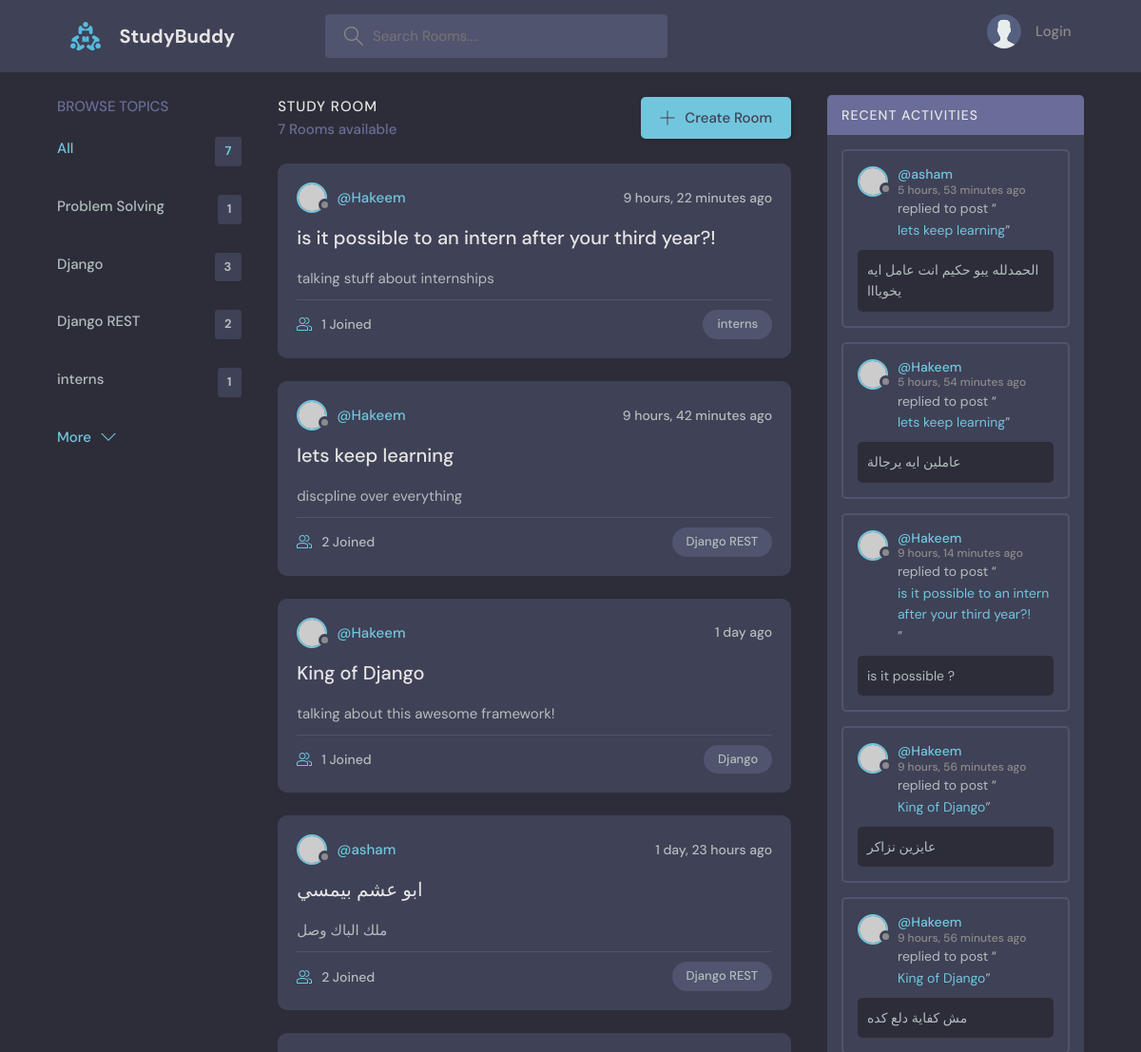
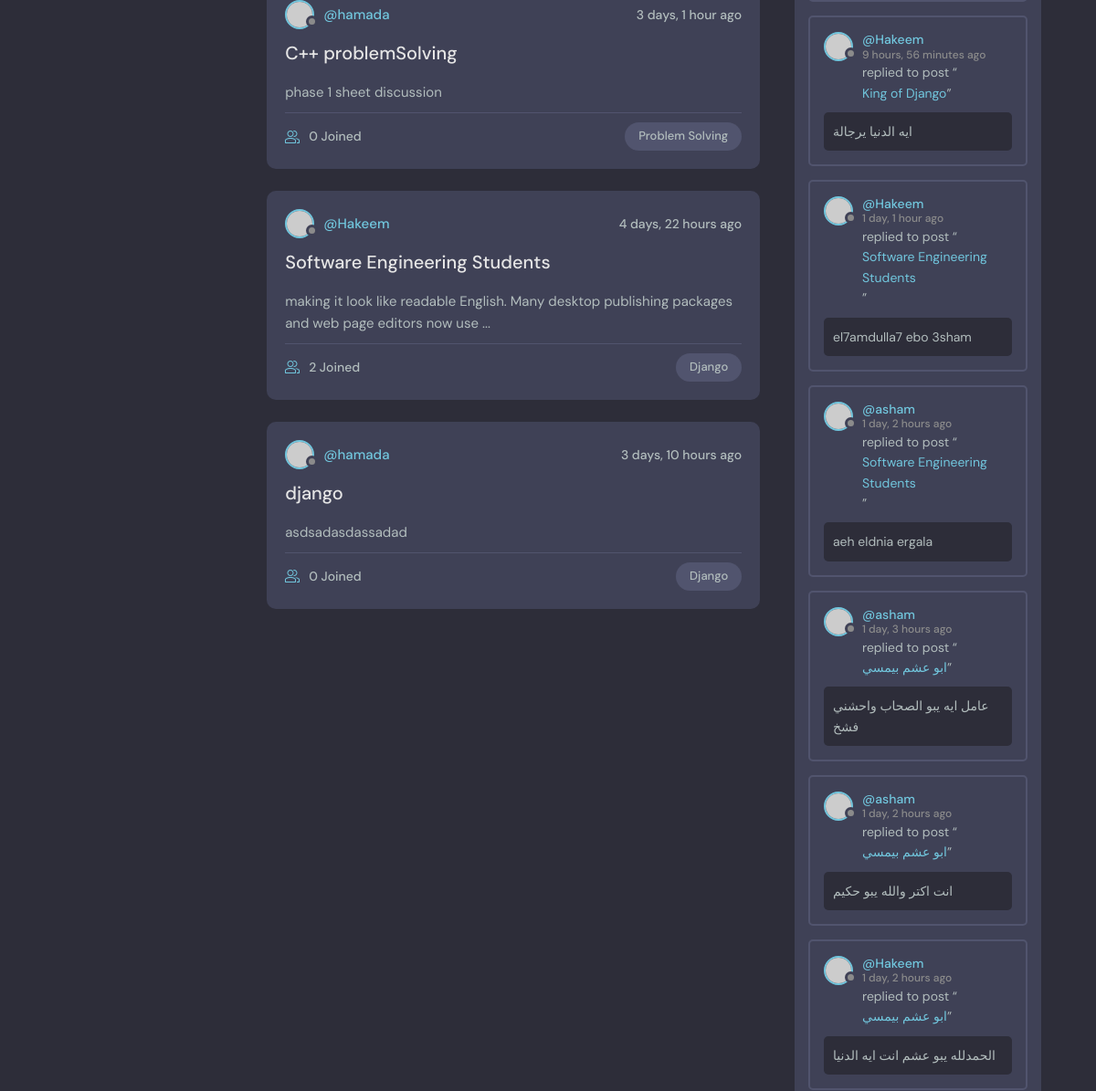
Before: / (upper part) with the older database file (2 pictures, top to bottom).
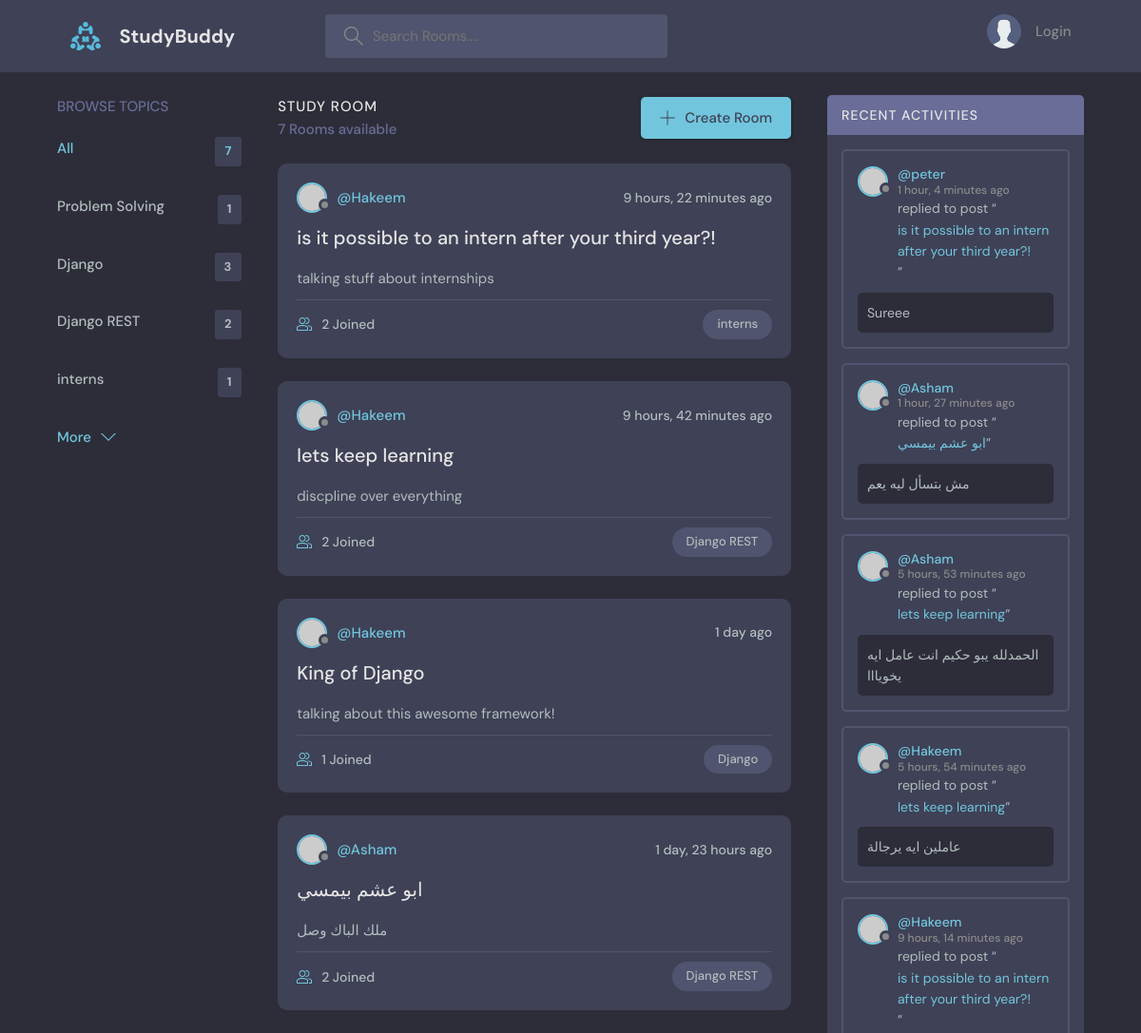
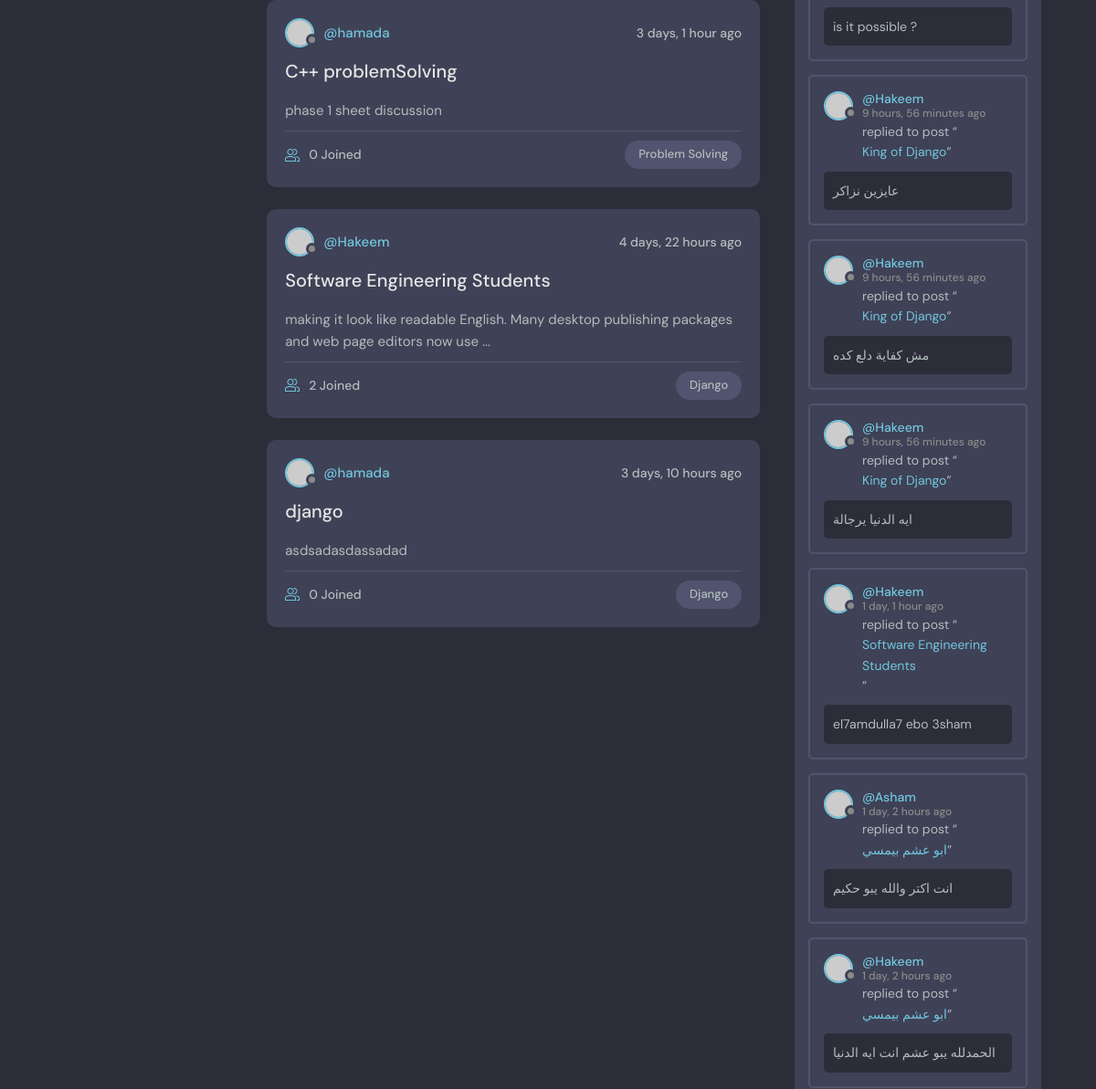
After: the same page with the newer database file (2 pictures, top to bottom).
### base/models.py (models this page shows, shortened)
class Topic(models.Model):
    name = models.CharField(max_length=200)

class Room(models.Model):
    host = models.ForeignKey(User, on_delete=models.SET_NULL, null=True)
    topic = models.ForeignKey(Topic, on_delete = models.SET_NULL, null = True)
    name = models.CharField(max_length=200)
    description = models.TextField(null = True, blank = True)
    participants = models.ManyToManyField(User, related_name='participants', blank=True)
    updated = models.DateTimeField(auto_now=True)
    created = models.DateTimeField(auto_now_add=True)
    class Meta:
        ordering = ['-updated', '-created']
    def __str__(self):
        return self.name

class Message(models.Model):
    user = models.ForeignKey(User, on_delete=models.CASCADE)
    room = models.ForeignKey(Room, on_delete=models.CASCADE)
    body = models.TextField()
    updated = models.DateTimeField(auto_now=True)
    created = models.DateTimeField(auto_now_add=True)
    class Meta:
        ordering = ['-updated', '-created']

### base/views.py (the view)
# urls.py: path('', views.home, name = "home"),
def home(request):
    q = request.GET.get('q') if request.GET.get('q') != None else ''
    rooms = Room.objects.filter(
        Q(topic__name__icontains = q) |
        Q(name__icontains = q) |
        Q(description__icontains = q) |
        Q(host__username__icontains = q)
        )
    topics = Topic.objects.all()
    room_count = rooms.count()
    room_messages = Message.objects.filter(Q(room__topic__name__icontains = q))
    context = {'rooms': rooms, 'topics': topics, 'room_count': room_count, 'room_messages': room_messages}
    return render(request, 'base/home.html', context)

### base/templates/base/home.html (shortened to what this page needs)
{% extends 'main.html'%}
{% block content %}
<main class="layout layout--3">
      <div class="container">
          {% include 'base/topics_component.html'%}
        <div class="roomList">
          <div class="roomList__header">
            <div>
              <h2>Study Room</h2>
              <p>{{ room_count }} Rooms available</p>
            </div>
            <a class="btn btn--main" href="{% url 'create-room' %}">
              <svg version="1.1" xmlns="http://www.w3.org/2000/svg" width="32" height="32" viewBox="0 0 32 32">
                <title>add</title>
                <path
                  d="M16.943 0.943h-1.885v14.115h-14.115v1.885h14.115v14.115h1.885v-14.115h14.115v-1.885h-14.115v-14.115z"
                ></path>
              </svg>
              Create Room
            </a>
          </div>
          {% include 'base/feed_component.html'%}
        </div>
         {% include 'base/activity_component.html'%}
      </div>
    </main>
    {% endblock %}

### base/templates/base/topics_component.html
        <div class="topics">
          <div class="topics__header">
            <h2>Browse Topics</h2>
          </div>
          <ul class="topics__list">
            <li>
              <a href="{% url 'home'%}" class="active">All <span>{{rooms.count}}</span></a>
            </li>
            {% for topic in topics %}
            <li>
              <a href="{% url 'home'%}?q={{topic.name}}">{{topic.name}} <span>{{topic.room_set.all.count}} </span></a>
            </li>
            {% endfor %}
          </ul>
          <a class="btn btn--link" href="topics.html">
            More
            <svg version="1.1" xmlns="http://www.w3.org/2000/svg" width="32" height="32" viewBox="0 0 32 32">
              <title>chevron-down</title>
              <path d="M16 21l-13-13h-3l16 16 16-16h-3l-13 13z"></path>
            </svg>
          </a>
        </div>

### base/templates/base/feed_component.html (shortened to what this page needs)
{% for room in rooms %}
    <div class="roomListRoom">
            <div class="roomListRoom__header">
              <a href="{% url 'user-profile' room.host.id %}" class="roomListRoom__author">
                <div class="avatar avatar--small">
                  <img src="https://randomuser.me/api/portraits/women/11.jpg" />
                </div>
                <span>@{{room.host.username}}</span>
              </a>
              <div class="roomListRoom__actions">
                <span>{{ room.created|timesince}} ago</span>
              </div>
            </div>
            <div class="roomListRoom__content">
              <a href="{% url 'room' room.id %}">{{room.name}}</a>
              <p>
                {{room.description|slice:":100"}}{% if room.description|length > 100 %}...{% endif %}
              </p>
            </div>
            <div class="roomListRoom__meta">
              <a href="{% url 'room' room.id %}" class="roomListRoom__joined">
                {{room.participants.all.count}} Joined
              </a>
              <p class="roomListRoom__topic">{{room.topic.name}}</p>
            </div>
    </div>
{% endfor %}

### base/templates/base/activity_component.html (shortened to what this page needs)
        <div class="activities">
          <div class="activities__header">
            <h2>Recent Activities</h2>
          </div>
          {% for message in room_messages %}
          <div class="activities__box">
            <div class="activities__boxHeader roomListRoom__header">
              <a href="{% url 'user-profile' message.user.id %}" class="roomListRoom__author">
                <div class="avatar avatar--small">
                  <img src="https://randomuser.me/api/portraits/women/11.jpg" />
                </div>
                <p>
                  @{{message.user}}
                  <span>{{message.created|timesince}} ago</span>
                </p>
              </a>
            </div>
            <div class="activities__boxContent">
              <p>replied to post “<a href="{% url 'room' message.room.id %}">{{message.room}}</a>”</p>
              <div class="activities__boxRoomContent">
               {{message.body|slice:":100"}}{% if message.body|length > 100 %}...{% endif %}
              </div>
            </div>
          </div>
          {% endfor %}
        </div>

Changed rows visible on the page:
removed Message: user "asham", created "1 day, 2 hours", room "Software Engineering Students", body "aeh eldnia ergala"
removed Message: user "asham", created "1 day, 3 hours", room "ابو عشم بيمسي", body "عامل ايه يبو الصحاب واحشني فشخ"
computed for Room "is it possible to an intern after your third year?!": participants.all.count "1" → "2"
changed through a linked row, Room "ابو عشم بيمسي": host.username "asham" → "Asham"
added Message: user "peter", created "1 hour, 4 minutes", room "is it possible to an intern after your third year?!", body "Sureee"
added Message: user "Asham", created "1 hour, 27 minutes", room "ابو عشم بيمسي", body "مش بتسأل ليه يعم"
changed through a linked row, Message "الحمدلله يبو حكيم انت عامل ايه يخويااا": user "asham" → "Asham"
changed through a linked row, Message "انت اكتر والله يبو حكيم": user "asham" → "Asham"
